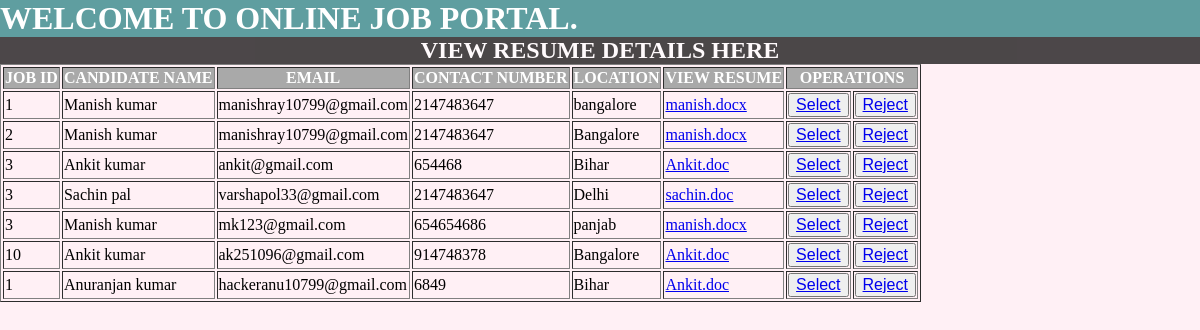
The page /company/rvdisplay.php on the database its author committed.
### tables this page shows
CREATE TABLE `resumedetails` (
  `id` int(21) NOT NULL,
  `Job_id` int(21) NOT NULL,
  `candidate_name` text NOT NULL,
  `email` varchar(25) NOT NULL,
  `number` int(16) NOT NULL,
  `location` varchar(100) NOT NULL,
  `resume` varchar(15) NOT NULL,
  `u_id` int(21) NOT NULL
);

### company/rvdisplay.php (the view, shortened to what this page needs)
<?php
include 'dblink.php';
$query = "select * from resumedetails";
$data = mysqli_query($con, $query);
$total = mysqli_num_rows($data);
?>
<!DOCTYPE html>
<html>
<head>
</head>
<body>
	<h1> <marquee> WELCOME TO ONLINE JOB PORTAL.</marquee></h1>
	<h2>VIEW RESUME DETAILS HERE</h2>
	<table border="1">
		<tr>
			<th>JOB ID</th>
			<th>CANDIDATE NAME</th>
			<th>EMAIL</th>
			<th>CONTACT NUMBER</th>
			<th>LOCATION</th>
			<th>VIEW RESUME</th>
			<th colspan="2">OPERATIONS</th>
		</tr>
</body>
</html>
<?php
if($total !=0) {
	while($result = mysqli_fetch_assoc($data)) {
		$rr = $result['resume'];
		echo "<tr>
				<td>".$result['Job_id']."</td>
				<td>".$result['candidate_name']."</td>
				<td>".$result['email']."</td>
				<td>".$result['number']."</td>
				<td>".$result['location']."</td>
				<td>" . "<a href='/new/company/pdf/$rr' download>" .  $result['resume']. "</a>". "</td>
				<td><button><a href='selection/index.php?ji=$result[id] & e=$result[email] '>Select</a></button></td>
				<td><button><a href='reject.php?ji=$result[id]' onclick ='return checkdelete()' >Reject</a></button></td>
		</tr>";
	}
}
else
{
	echo "No Record Found";
}
?>

### company/rvdisplay.php (style rules this page uses)
body { margin: 0; padding: 0; background-color: #fff0f5; }
h1 { margin: 0; color: white; background-color:cadetblue; }
h2 { margin: 0; color: white; background-color: black; text-align: center; opacity: .7; }
tr { color: black; }
th { color: white; background-color: darkgray; }
tr td a { font-size: 16px; }

### rows shown on the page
resumedetails: Job "1", candidate_name "Manish kumar", email "manishray10799@gmail.com", number "2147483647", location "bangalore", resume "manish.docx"
resumedetails: Job "2", candidate_name "Manish kumar", email "manishray10799@gmail.com", number "2147483647", location "Bangalore", resume "manish.docx"
resumedetails: Job "3", candidate_name "Ankit kumar", email "ankit@gmail.com", number "654468", location "Bihar", resume "Ankit.doc"
resumedetails: Job "3", candidate_name "Sachin pal", email "varshapol33@gmail.com", number "2147483647", location "Delhi", resume "sachin.doc"
resumedetails: Job "3", candidate_name "Manish kumar", email "mk123@gmail.com", number "654654686", location "panjab", resume "manish.docx"
resumedetails: Job "10", candidate_name "Ankit kumar", email "ak251096@gmail.com", number "914748378", location "Bangalore", resume "Ankit.doc"
resumedetails: Job "1", candidate_name "Anuranjan kumar", email "hackeranu10799@gmail.com", number "6849", location "Bihar", resume "Ankit.doc"
